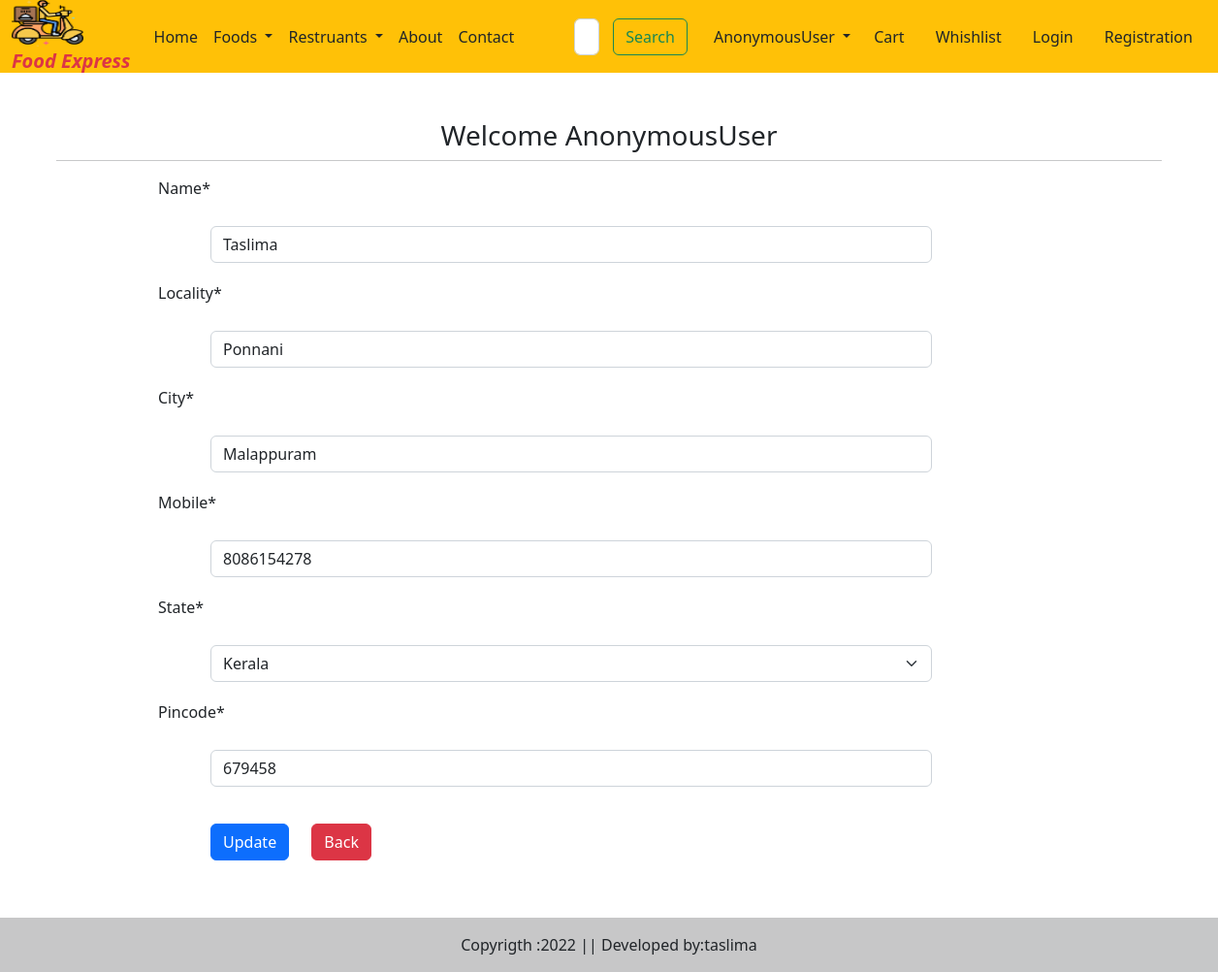
The app's page /update_address/1 with its own data.
### myapp/models.py (models this page shows, shortened)
class Customer(models.Model):
    STATE_CHOICES=(("Select State","Select State"),
        ("Andhra Pradesh","Andhra Pradesh"),
                       ("Arunachal Pradesh ","Arunachal Pradesh "),
                       ("Assam","Assam"),
                       ("Bihar","Bihar"),
                       ("Chhattisgarh","Chhattisgarh"),
                       ("Goa","Goa"),
                        ("Gujarat","Gujarat"),
                       ("Haryana","Haryana"),
                       ("Himachal Pradesh","Himachal Pradesh"),
                       ("Jammu and Kashmir ","Jammu and Kashmir "),
                       ("Jharkhand","Jharkhand"),
                       ("Karnataka","Karnataka"),
                       ("Kerala","Kerala"),
                       ("Madhya Pradesh","Madhya Pradesh"),
                       ("Maharashtra","Maharashtra"),
                       ("Manipur","Manipur"),
                       ("Meghalaya","Meghalaya"),
                       ("Mizoram","Mizoram"),
                       ("Nagaland","Nagaland"),
                       ("Odisha","Odisha"),
                       ("Punjab","Punjab"),
                       ("Rajasthan","Rajasthan"),
                       ("Sikkim","Sikkim"),
                       ("Tamil Nadu","Tamil Nadu"),
                       ("Telangana","Telangana"),
                       ("Tripura","Tripura"),
                       ("Uttar Pradesh","Uttar Pradesh"),
                       ("Uttarakhand","Uttarakhand"),
                       ("West Bengal","West Bengal"),
                       ("Andaman and Nicobar Islands","Andaman and Nicobar Islands"),
                       ("Chandigarh","Chandigarh"),
                       ("Dadra and Nagar Haveli","Dadra and Nagar Haveli"),
                       ("Daman and Diu","Daman and Diu"),
                       ("Lakshadweep","Lakshadweep"),
                       ("National Capital Territory of Delhi","National Capital Territory of Delhi"),
                       ("Puducherry","Puducherry"))
    user=models.ForeignKey(User, on_delete=models.CASCADE)
    name=models.CharField(max_length=200)
    locality=models.CharField(max_length=200)
    city=models.CharField(max_length=50)
    mobile=models.CharField(max_length=10)
    pincode=models.CharField(max_length=6)
    state=models.CharField(choices=STATE_CHOICES,max_length=100,default="Select state")

### myapp/views.py (the view, shortened to what this page needs)
# urls.py: path('update_address/<int:pk>',views.UpdateAddress,name='update_address'),
def UpdateAddress(request,pk):
    if request.method=="GET":
        address=Customer.objects.get(pk=pk)
        form=CustomerProfileForm(instance=address)
        return render(request,"updateaddress.html",locals())

### myapp/forms.py
class CustomerProfileForm(forms.ModelForm):
    class Meta:
        model=Customer
        fields=['name','locality','city','mobile','state','pincode']
        widget={
            'name':forms.TextInput(attrs={'class':'form-control'}),
            'locality':forms.TextInput(attrs={'class':'form-control'}),
            'city':forms.TextInput(attrs={'class':'form-control'}),
            'mobile':forms.TextInput(attrs={'class':'form-control'})
        }

### myapp/templates/updateaddress.html (shortened to what this page needs)
{% extends 'base.html' %}
{% load static %}
{% load crispy_forms_tags %}
{% block main-content %}
<div class="container my-5">
    <div class="row">
        <h3 style="text-align: center;">Welcome
            <span class="text-capitalize">{{request.user}}</span></h3>
            <hr>
    </div>
            <div class="col-sm-8 offset-sm-1">
                <form action="" method="post" >
                    {% for fm in form %}
                    {{fm|as_crispy_field }}
                    {% endfor %}
                    <div class="col-12 mt-3">
                        <button type="submit" class="btn btn-primary">Update</button>
                   <a href="{% url 'address' %}" type="submit"  class="btn btn-danger">Back</a>
                </div>
                </form>
            </div>
    </div>
{% endblock main-content %}

### myapp/static/css/style.css (style rules this page uses)
button, input, optgroup, select, textarea { margin: 19px; font-family: inherit; font-size: inherit; line-height: inherit; margin-left: 54px; padding: 8px; border-radius: 6px; flex-flow: wrap; }

### records on screen
Customer: form "Taslima" "Ponnani" "Malappuram" "8086154278" "Kerala" "679458"

### other values on screen
{{ request.user }} "AnonymousUser"
